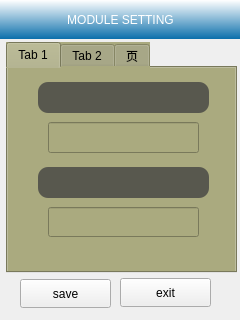
<?xml version="1.0" encoding="UTF-8"?>
<ui version="4.0">
 <class>ModuleSetting</class>
 <widget class="QWidget" name="ModuleSetting">
  <property name="geometry">
   <rect>
    <x>0</x>
    <y>0</y>
    <width>240</width>
    <height>320</height>
   </rect>
  </property>
  <property name="windowTitle">
   <string>Form</string>
  </property>
  <widget class="QPushButton" name="pushButton_2">
   <property name="geometry">
    <rect>
     <x>20</x>
     <y>279</y>
     <width>91</width>
     <height>29</height>
    </rect>
   </property>
   <property name="text">
    <string>save</string>
   </property>
  </widget>
  <widget class="QPushButton" name="pushButton">
   <property name="geometry">
    <rect>
     <x>120</x>
     <y>278</y>
     <width>91</width>
     <height>29</height>
    </rect>
   </property>
   <property name="text">
    <string>exit</string>
   </property>
  </widget>
  <widget class="QLabel" name="title">
   <property name="geometry">
    <rect>
     <x>0</x>
     <y>0</y>
     <width>241</width>
     <height>39</height>
    </rect>
   </property>
   <property name="styleSheet">
    <string notr="true">background-color: qlineargradient(spread:repeat, x1:0, y1:1, x2:0, y2:0, stop:0 rgba(11, 111, 171, 255), stop:1 rgba(255, 255, 255, 255));
color: rgb(255, 255, 255);</string>
   </property>
   <property name="text">
    <string>MODULE SETTING</string>
   </property>
   <property name="alignment">
    <set>Qt::AlignCenter</set>
   </property>
  </widget>
  <widget class="QTabWidget" name="tabWidget">
   <property name="geometry">
    <rect>
     <x>6</x>
     <y>42</y>
     <width>231</width>
     <height>231</height>
    </rect>
   </property>
   <property name="styleSheet">
    <string notr="true">background-color: rgb(170, 170, 127);</string>
   </property>
   <property name="currentIndex">
    <number>0</number>
   </property>
   <widget class="QWidget" name="tab">
    <attribute name="title">
     <string>Tab 1</string>
    </attribute>
    <widget class="QLineEdit" name="lineEdit_2">
     <property name="geometry">
      <rect>
       <x>40</x>
       <y>139</y>
       <width>151</width>
       <height>30</height>
      </rect>
     </property>
    </widget>
    <widget class="QLineEdit" name="lineEdit">
     <property name="geometry">
      <rect>
       <x>40</x>
       <y>54</y>
       <width>151</width>
       <height>31</height>
      </rect>
     </property>
     <property name="text">
      <string/>
     </property>
    </widget>
    <widget class="QLabel" name="label">
     <property name="geometry">
      <rect>
       <x>30</x>
       <y>14</y>
       <width>171</width>
       <height>31</height>
      </rect>
     </property>
     <property name="styleSheet">
      <string notr="true">background-color: rgba(65, 65, 65, 200);
border-radius:10px;
color: rgb(255, 255, 255);
padding:2px;</string>
     </property>
     <property name="text">
      <string/>
     </property>
     <property name="alignment">
      <set>Qt::AlignLeading|Qt::AlignLeft|Qt::AlignVCenter</set>
     </property>
    </widget>
    <widget class="QLabel" name="label_2">
     <property name="geometry">
      <rect>
       <x>30</x>
       <y>99</y>
       <width>171</width>
       <height>31</height>
      </rect>
     </property>
     <property name="styleSheet">
      <string notr="true">background-color: rgba(65, 65, 65, 200);
border-radius:10px;
color: rgb(255, 255, 255);
padding:2px;</string>
     </property>
     <property name="text">
      <string/>
     </property>
     <property name="alignment">
      <set>Qt::AlignLeading|Qt::AlignLeft|Qt::AlignVCenter</set>
     </property>
    </widget>
   </widget>
   <widget class="QWidget" name="tab_2">
    <attribute name="title">
     <string>Tab 2</string>
    </attribute>
    <widget class="QScrollArea" name="scrollArea">
     <property name="geometry">
      <rect>
       <x>-1</x>
       <y>0</y>
       <width>231</width>
       <height>181</height>
      </rect>
     </property>
     <property name="verticalScrollBarPolicy">
      <enum>Qt::ScrollBarAlwaysOn</enum>
     </property>
     <property name="horizontalScrollBarPolicy">
      <enum>Qt::ScrollBarAlwaysOff</enum>
     </property>
     <property name="widgetResizable">
      <bool>true</bool>
     </property>
     <widget class="QWidget" name="scrollAreaWidgetContents">
      <property name="geometry">
       <rect>
        <x>0</x>
        <y>0</y>
        <width>209</width>
        <height>177</height>
       </rect>
      </property>
      <widget class="QLabel" name="label_4">
       <property name="geometry">
        <rect>
         <x>128</x>
         <y>10</y>
         <width>41</width>
         <height>20</height>
        </rect>
       </property>
       <property name="text">
        <string>debug</string>
       </property>
      </widget>
      <widget class="QLabel" name="label_5">
       <property name="geometry">
        <rect>
         <x>178</x>
         <y>10</y>
         <width>41</width>
         <height>17</height>
        </rect>
       </property>
       <property name="text">
        <string>note</string>
       </property>
      </widget>
      <widget class="QLabel" name="label_3">
       <property name="geometry">
        <rect>
         <x>0</x>
         <y>10</y>
         <width>61</width>
         <height>17</height>
        </rect>
       </property>
       <property name="text">
        <string>name</string>
       </property>
       <property name="alignment">
        <set>Qt::AlignCenter</set>
       </property>
      </widget>
     </widget>
    </widget>
   </widget>
   <widget class="QWidget" name="tab_3">
    <attribute name="title">
     <string>页</string>
    </attribute>
    <widget class="QScrollArea" name="scrollArea_2">
     <property name="geometry">
      <rect>
       <x>20</x>
       <y>30</y>
       <width>181</width>
       <height>92</height>
      </rect>
     </property>
     <property name="widgetResizable">
      <bool>true</bool>
     </property>
     <widget class="QWidget" name="scrollAreaWidgetContents_2">
      <property name="geometry">
       <rect>
        <x>0</x>
        <y>0</y>
        <width>177</width>
        <height>88</height>
       </rect>
      </property>
     </widget>
    </widget>
   </widget>
  </widget>
 </widget>
 <resources/>
 <connections/>
</ui>
